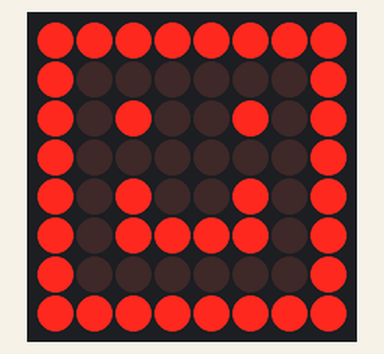
A sketch run on a simulated Arduino Uno, built with avr-gcc and run on an emulated ATmega328P. Parts: 8×8 LED matrix.

Above: at 0.1 s.
At 1.1 s:
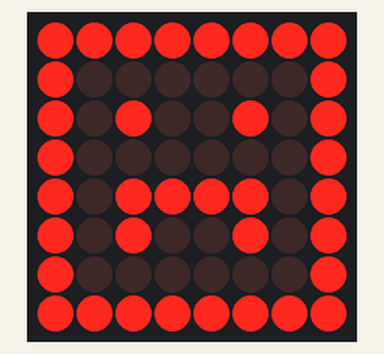
At 2.1 s:
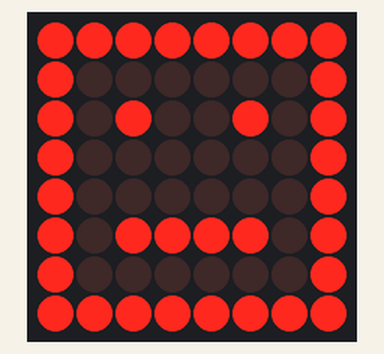
At 3.45 s:
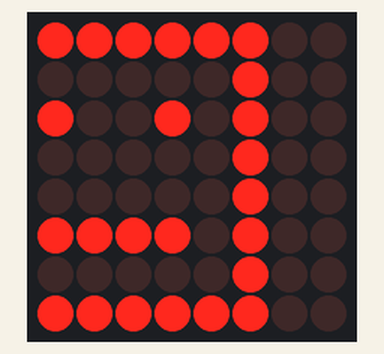
At 4.05 s:
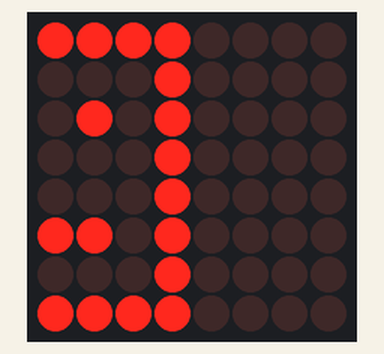
At 4.96 s:
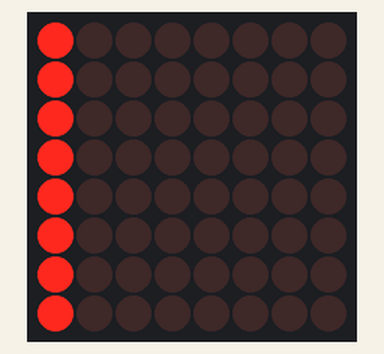

The sketch:

Dot_Matris_poker.ino
```cpp
#include <MaxMatrix.h>
int DIN = 7;
int CLK = 6;
int CS = 5;
int maxInUse = 1;

byte buffer [20];
char text[] = "a";

MaxMatrix m(DIN, CS, CLK, maxInUse);
 byte poker[] = {8,8,
 0xff,
 0x81,
 0xa5,
 0xa1,
 0xa1,
 0xa5,
 0x81,
 0xff
 };
 byte sad[] = {8,8,
 0xff,
 0x81,
 0xb5,
 0x91,
 0x91,
 0xb5,
 0x81,
 0xff
 };
 byte smile[]={8,8,
 0xff,
 0x81,
 0xb5,
 0xa1,
 0xa1,
 0xb5,
 0x81,
 0xff
 };
void setup() {
  // put your setup code here, to run once:
  m.init();
  m.setIntensity(8);
}

void loop() {
  // put your main code here, to run repeatedly:
   m.writeSprite(0,0,smile);
delay(1000);
m.clear();
  m.writeSprite(0,0,sad);
delay(1000);
m.clear();
m.writeSprite(0,0,poker);
delay(1000);
for(int i=0; i<8;i++){
  m.shiftLeft(false,false);
  delay(300);
}
m.clear();
}
```

Measured:
- by itself, everything shown: repeats every 5.4 s, in 11 steps
- what the display in image 1 shows lasts 1.0 s, from 1.0 s to 2.0 s
